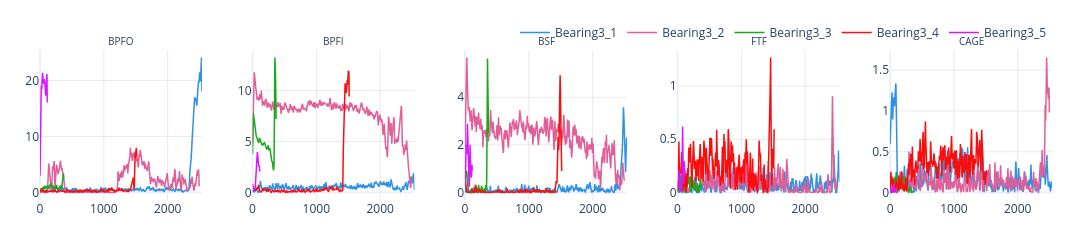

Notebook source saved alongside this figure:
### Code cell
vL, vU = [], []
conds = ['1','2','3'][:]

for cond in conds:
    brngs = [f'Bearing{cond}_1',f'Bearing{cond}_2',f'Bearing{cond}_3',f'Bearing{cond}_4',f'Bearing{cond}_5',]
    paths = [f'Dataset\DSIR4\{brng}.csv' for brng in brngs]
    Rs = [pd.read_csv(path).iloc[:,-6:-1] for path in paths]
    Rs = [moving_average_df(R,10) for R in Rs]
    Rs = [exponential_moving_average_df(R,0.3) for R in Rs]

    for R in Rs:
        vL.append(R.min().values)
        vU.append(R.max().values)


vL = pd.DataFrame(vL).min().values
vU = pd.DataFrame(vU).max().values
dfNorm = pd.DataFrame({'type':Rs[0].columns.values,'min':vL, 'max':vU})
PlotFramesPLY(Rs[-5:],names=brngs,cols_qtd=5)

### Figure 1 — Plotly figure (JSON) as saved in the notebook; plotly's stock layout.template omitted (floating-point values rounded to 4 significant figures; data arrays with more than 128 entries replaced by an {"elided": "..."} marker saying what was removed)
{"data": [{"legendgroup": "Bearing3_1", "line": {"color": "#2E91E5", "width": 1.5}, "mode": "lines", "name": "Bearing3_1", "showlegend": true, "type": "scatter", "x": {"elided": "2538 int values"}, "xaxis": "x", "y": {"elided": "2538 float values"}, "yaxis": "y"}, {"legendgroup": "Bearing3_2", "line": {"color": "#E15F99", "width": 1.5}, "mode": "lines", "name": "Bearing3_2", "showlegend": true, "type": "scatter", "x": {"elided": "2496 int values"}, "xaxis": "x", "y": {"elided": "2496 float values"}, "yaxis": "y"}, {"legendgroup": "Bearing3_3", "line": {"color": "#1CA71C", "width": 1.5}, "mode": "lines", "name": "Bearing3_3", "showlegend": true, "type": "scatter", "x": {"elided": "371 int values"}, "xaxis": "x", "y": {"elided": "371 float values"}, "yaxis": "y"}, {"legendgroup": "Bearing3_4", "line": {"color": "#FB0D0D", "width": 1.5}, "mode": "lines", "name": "Bearing3_4", "showlegend": true, "type": "scatter", "x": {"elided": "1515 int values"}, "xaxis": "x", "y": {"elided": "1515 float values"}, "yaxis": "y"}, {"legendgroup": "Bearing3_5", "line": {"color": "#DA16FF", "width": 1.5}, "mode": "lines", "name": "Bearing3_5", "showlegend": true, "type": "scatter", "x": [0, 1, 2, 3, 4, 5, 6, 7, 8, 9, 10, 11, 12, 13, 14, 15, 16, 17, 18, 19, 20, 21, 22, 23, 24, 25, 26, 27, 28, 29, 30, 31, 32, 33, 34, 35, 36, 37, 38, 39, 40, 41, 42, 43, 44, 45, 46, 47, 48, 49, 50, 51, 52, 53, 54, 55, 56, 57, 58, 59, 60, 61, 62, 63, 64, 65, 66, 67, 68, 69, 70, 71, 72, 73, 74, 75, 76, 77, 78, 79, 80, 81, 82, 83, 84, 85, 86, 87, 88, 89, 90, 91, 92, 93, 94, 95, 96, 97, 98, 99, 100, 101, 102, 103, 104, 105, 106, 107, 108, 109, 110, 111, 112, 113], "xaxis": "x", "y": [2.982, 3.226, 3.703, 4.391, 5.283, 6.363, 7.505, 8.671, 9.857, 11.06, 12.29, 13.52, 14.69, 15.76, 16.7, 17.49, 18.1, 18.56, 18.87, 19.04, 19.09, 19.04, 18.94, 18.81, 18.68, 18.56, 18.49, 18.49, 18.57, 18.74, 18.99, 19.3, 19.63, 19.95, 20.27, 20.58, 20.84, 21.06, 21.22, 21.32, 21.35, 21.32, 21.26, 21.16, 21.03, 20.87, 20.67, 20.44, 20.2, 19.97, 19.78, 19.63, 19.53, 19.45, 19.41, 19.42, 19.46, 19.55, 19.67, 19.8, 19.92, 20.01, 20.07, 20.11, 20.14, 20.17, 20.19, 20.21, 20.21, 20.19, 20.13, 20.05, 19.98, 19.91, 19.85, 19.8, 19.7, 19.55, 19.35, 19.13, 18.88, 18.64, 18.38, 18.13, 17.87, 17.64, 17.46, 17.36, 17.29, 17.26, 17.29, 17.34, 17.43, 17.57, 17.76, 17.99, 18.25, 18.54, 18.85, 19.2, 19.57, 19.95, 20.31, 20.62, 20.87, 21.05, 21.14, 21.17, 21.14, 21.05, 20.33, 19.18, 17.72, 16.05], "yaxis": "y"}, {"legendgroup": "Bearing3_1", "line": {"color": "#2E91E5", "width": 1.5}, "mode": "lines", "name": "Bearing3_1", "showlegend": false, "type": "scatter", "x": {"elided": "2538 int values"}, "xaxis": "x2", "y": {"elided": "2538 float values"}, "yaxis": "y2"}, {"legendgroup": "Bearing3_2", "line": {"color": "#E15F99", "width": 1.5}, "mode": "lines", "name": "Bearing3_2", "showlegend": false, "type": "scatter", "x": {"elided": "2496 int values"}, "xaxis": "x2", "y": {"elided": "2496 float values"}, "yaxis": "y2"}, {"legendgroup": "Bearing3_3", "line": {"color": "#1CA71C", "width": 1.5}, "mode": "lines", "name": "Bearing3_3", "showlegend": false, "type": "scatter", "x": {"elided": "371 int values"}, "xaxis": "x2", "y": {"elided": "371 float values"}, "yaxis": "y2"}, {"legendgroup": "Bearing3_4", "line": {"color": "#FB0D0D", "width": 1.5}, "mode": "lines", "name": "Bearing3_4", "showlegend": false, "type": "scatter", "x": {"elided": "1515 int values"}, "xaxis": "x2", "y": {"elided": "1515 float values"}, "yaxis": "y2"}, {"legendgroup": "Bearing3_5", "line": {"color": "#DA16FF", "width": 1.5}, "mode": "lines", "name": "Bearing3_5", "showlegend": false, "type": "scatter", "x": [0, 1, 2, 3, 4, 5, 6, 7, 8, 9, 10, 11, 12, 13, 14, 15, 16, 17, 18, 19, 20, 21, 22, 23, 24, 25, 26, 27, 28, 29, 30, 31, 32, 33, 34, 35, 36, 37, 38, 39, 40, 41, 42, 43, 44, 45, 46, 47, 48, 49, 50, 51, 52, 53, 54, 55, 56, 57, 58, 59, 60, 61, 62, 63, 64, 65, 66, 67, 68, 69, 70, 71, 72, 73, 74, 75, 76, 77, 78, 79, 80, 81, 82, 83, 84, 85, 86, 87, 88, 89, 90, 91, 92, 93, 94, 95, 96, 97, 98, 99, 100, 101, 102, 103, 104, 105, 106, 107, 108, 109, 110, 111, 112, 113], "xaxis": "x2", "y": [0.7061, 0.7226, 0.7444, 0.7699, 0.793, 0.8163, 0.7759, 0.7101, 0.6437, 0.5796, 0.5272, 0.4957, 0.4759, 0.4644, 0.4636, 0.456, 0.4436, 0.4205, 0.3898, 0.3636, 0.3331, 0.2996, 0.2733, 0.252, 0.2245, 0.2102, 0.2051, 0.2099, 0.2227, 0.233, 0.2377, 0.2409, 0.24, 0.2429, 0.2622, 0.2869, 0.3128, 0.3361, 0.3483, 0.3493, 0.3603, 0.39, 0.447, 0.5267, 0.6309, 0.7579, 0.9042, 1.075, 1.282, 1.517, 1.757, 1.989, 2.197, 2.363, 2.498, 2.594, 2.653, 2.674, 2.669, 2.644, 2.619, 2.594, 2.585, 2.606, 2.637, 2.692, 2.778, 2.893, 3.022, 3.168, 3.315, 3.467, 3.618, 3.753, 3.866, 3.942, 3.977, 3.965, 3.909, 3.812, 3.689, 3.536, 3.359, 3.17, 2.997, 2.853, 2.745, 2.684, 2.665, 2.67, 2.69, 2.716, 2.738, 2.754, 2.747, 2.72, 2.681, 2.632, 2.574, 2.534, 2.495, 2.463, 2.451, 2.451, 2.461, 2.491, 2.522, 2.546, 2.581, 2.604, 2.541, 2.417, 2.247, 2.054], "yaxis": "y2"}, {"legendgroup": "Bearing3_1", "line": {"color": "#2E91E5", "width": 1.5}, "mode": "lines", "name": "Bearing3_1", "showlegend": false, "type": "scatter", "x": {"elided": "2538 int values"}, "xaxis": "x3", "y": {"elided": "2538 float values"}, "yaxis": "y3"}, {"legendgroup": "Bearing3_2", "line": {"color": "#E15F99", "width": 1.5}, "mode": "lines", "name": "Bearing3_2", "showlegend": false, "type": "scatter", "x": {"elided": "2496 int values"}, "xaxis": "x3", "y": {"elided": "2496 float values"}, "yaxis": "y3"}, {"legendgroup": "Bearing3_3", "line": {"color": "#1CA71C", "width": 1.5}, "mode": "lines", "name": "Bearing3_3", "showlegend": false, "type": "scatter", "x": {"elided": "371 int values"}, "xaxis": "x3", "y": {"elided": "371 float values"}, "yaxis": "y3"}, {"legendgroup": "Bearing3_4", "line": {"color": "#FB0D0D", "width": 1.5}, "mode": "lines", "name": "Bearing3_4", "showlegend": false, "type": "scatter", "x": {"elided": "1515 int values"}, "xaxis": "x3", "y": {"elided": "1515 float values"}, "yaxis": "y3"}, {"legendgroup": "Bearing3_5", "line": {"color": "#DA16FF", "width": 1.5}, "mode": "lines", "name": "Bearing3_5", "showlegend": false, "type": "scatter", "x": [0, 1, 2, 3, 4, 5, 6, 7, 8, 9, 10, 11, 12, 13, 14, 15, 16, 17, 18, 19, 20, 21, 22, 23, 24, 25, 26, 27, 28, 29, 30, 31, 32, 33, 34, 35, 36, 37, 38, 39, 40, 41, 42, 43, 44, 45, 46, 47, 48, 49, 50, 51, 52, 53, 54, 55, 56, 57, 58, 59, 60, 61, 62, 63, 64, 65, 66, 67, 68, 69, 70, 71, 72, 73, 74, 75, 76, 77, 78, 79, 80, 81, 82, 83, 84, 85, 86, 87, 88, 89, 90, 91, 92, 93, 94, 95, 96, 97, 98, 99, 100, 101, 102, 103, 104, 105, 106, 107, 108, 109, 110, 111, 112, 113], "xaxis": "x3", "y": [0.1979, 0.1979, 0.2162, 0.2614, 0.34, 0.4591, 0.5805, 0.6983, 0.828, 0.9657, 1.112, 1.292, 1.492, 1.673, 1.831, 1.939, 1.994, 2.014, 2.003, 1.97, 1.938, 1.894, 1.833, 1.771, 1.702, 1.637, 1.605, 1.623, 1.695, 1.814, 1.956, 2.092, 2.219, 2.347, 2.476, 2.607, 2.733, 2.836, 2.879, 2.86, 2.792, 2.693, 2.559, 2.409, 2.247, 2.065, 1.867, 1.663, 1.477, 1.316, 1.174, 1.049, 0.9522, 0.8542, 0.7611, 0.6835, 0.6127, 0.5484, 0.4903, 0.4367, 0.3809, 0.3311, 0.2849, 0.2508, 0.2327, 0.2309, 0.2486, 0.2887, 0.3654, 0.4744, 0.6228, 0.8052, 1.007, 1.208, 1.407, 1.588, 1.745, 1.879, 1.968, 2.003, 1.992, 1.936, 1.834, 1.714, 1.572, 1.424, 1.266, 1.113, 0.9836, 0.8906, 0.8184, 0.7658, 0.7296, 0.695, 0.6609, 0.6335, 0.6262, 0.6358, 0.642, 0.6506, 0.6678, 0.6856, 0.7077, 0.7539, 0.8297, 0.9162, 1.004, 1.07, 1.13, 1.162, 1.141, 1.088, 1.021, 0.9342], "yaxis": "y3"}, {"legendgroup": "Bearing3_1", "line": {"color": "#2E91E5", "width": 1.5}, "mode": "lines", "name": "Bearing3_1", "showlegend": false, "type": "scatter", "x": {"elided": "2538 int values"}, "xaxis": "x4", "y": {"elided": "2538 float values"}, "yaxis": "y4"}, {"legendgroup": "Bearing3_2", "line": {"color": "#E15F99", "width": 1.5}, "mode": "lines", "name": "Bearing3_2", "showlegend": false, "type": "scatter", "x": {"elided": "2496 int values"}, "xaxis": "x4", "y": {"elided": "2496 float values"}, "yaxis": "y4"}, {"legendgroup": "Bearing3_3", "line": {"color": "#1CA71C", "width": 1.5}, "mode": "lines", "name": "Bearing3_3", "showlegend": false, "type": "scatter", "x": {"elided": "371 int values"}, "xaxis": "x4", "y": {"elided": "371 float values"}, "yaxis": "y4"}, {"legendgroup": "Bearing3_4", "line": {"color": "#FB0D0D", "width": 1.5}, "mode": "lines", "name": "Bearing3_4", "showlegend": false, "type": "scatter", "x": {"elided": "1515 int values"}, "xaxis": "x4", "y": {"elided": "1515 float values"}, "yaxis": "y4"}, {"legendgroup": "Bearing3_5", "line": {"color": "#DA16FF", "width": 1.5}, "mode": "lines", "name": "Bearing3_5", "showlegend": false, "type": "scatter", "x": [0, 1, 2, 3, 4, 5, 6, 7, 8, 9, 10, 11, 12, 13, 14, 15, 16, 17, 18, 19, 20, 21, 22, 23, 24, 25, 26, 27, 28, 29, 30, 31, 32, 33, 34, 35, 36, 37, 38, 39, 40, 41, 42, 43, 44, 45, 46, 47, 48, 49, 50, 51, 52, 53, 54, 55, 56, 57, 58, 59, 60, 61, 62, 63, 64, 65, 66, 67, 68, 69, 70, 71, 72, 73, 74, 75, 76, 77, 78, 79, 80, 81, 82, 83, 84, 85, 86, 87, 88, 89, 90, 91, 92, 93, 94, 95, 96, 97, 98, 99, 100, 101, 102, 103, 104, 105, 106, 107, 108, 109, 110, 111, 112, 113], "xaxis": "x4", "y": [0.0, 0.003427, 0.01245, 0.02538, 0.04105, 0.05864, 0.07415, 0.085, 0.0926, 0.09792, 0.1016, 0.1008, 0.09363, 0.08197, 0.07169, 0.06237, 0.0648, 0.08052, 0.1055, 0.1326, 0.161, 0.1828, 0.198, 0.2087, 0.2116, 0.2092, 0.1954, 0.1717, 0.1411, 0.1101, 0.07898, 0.05528, 0.04126, 0.03401, 0.0315, 0.03327, 0.03803, 0.04233, 0.04629, 0.05003, 0.05265, 0.05448, 0.0532, 0.04973, 0.04475, 0.03773, 0.02929, 0.02242, 0.01666, 0.01166, 0.008162, 0.005714, 0.004, 0.0028, 0.00196, 0.001372, 0.0009603, 0.0006722, 0.0004705, 0.0003294, 0.003119, 0.007961, 0.01424, 0.02152, 0.02951, 0.0351, 0.03901, 0.04546, 0.05367, 0.07149, 0.1097, 0.1622, 0.2211, 0.2965, 0.3773, 0.4482, 0.5121, 0.5675, 0.605, 0.6197, 0.6017, 0.5609, 0.5126, 0.4463, 0.3738, 0.3134, 0.2615, 0.2109, 0.173, 0.146, 0.1267, 0.1128, 0.1022, 0.09444, 0.08864, 0.0842, 0.08073, 0.08663, 0.09909, 0.1161, 0.1364, 0.17, 0.2002, 0.228, 0.2541, 0.2791, 0.2922, 0.2931, 0.2854, 0.2716, 0.2537, 0.2217, 0.1883, 0.1539], "yaxis": "y4"}, {"legendgroup": "Bearing3_1", "line": {"color": "#2E91E5", "width": 1.5}, "mode": "lines", "name": "Bearing3_1", "showlegend": false, "type": "scatter", "x": {"elided": "2538 int values"}, "xaxis": "x5", "y": {"elided": "2538 float values"}, "yaxis": "y5"}, {"legendgroup": "Bearing3_2", "line": {"color": "#E15F99", "width": 1.5}, "mode": "lines", "name": "Bearing3_2", "showlegend": false, "type": "scatter", "x": {"elided": "2496 int values"}, "xaxis": "x5", "y": {"elided": "2496 float values"}, "yaxis": "y5"}, {"legendgroup": "Bearing3_3", "line": {"color": "#1CA71C", "width": 1.5}, "mode": "lines", "name": "Bearing3_3", "showlegend": false, "type": "scatter", "x": {"elided": "371 int values"}, "xaxis": "x5", "y": {"elided": "371 float values"}, "yaxis": "y5"}, {"legendgroup": "Bearing3_4", "line": {"color": "#FB0D0D", "width": 1.5}, "mode": "lines", "name": "Bearing3_4", "showlegend": false, "type": "scatter", "x": {"elided": "1515 int values"}, "xaxis": "x5", "y": {"elided": "1515 float values"}, "yaxis": "y5"}, {"legendgroup": "Bearing3_5", "line": {"color": "#DA16FF", "width": 1.5}, "mode": "lines", "name": "Bearing3_5", "showlegend": false, "type": "scatter", "x": [0, 1, 2, 3, 4, 5, 6, 7, 8, 9, 10, 11, 12, 13, 14, 15, 16, 17, 18, 19, 20, 21, 22, 23, 24, 25, 26, 27, 28, 29, 30, 31, 32, 33, 34, 35, 36, 37, 38, 39, 40, 41, 42, 43, 44, 45, 46, 47, 48, 49, 50, 51, 52, 53, 54, 55, 56, 57, 58, 59, 60, 61, 62, 63, 64, 65, 66, 67, 68, 69, 70, 71, 72, 73, 74, 75, 76, 77, 78, 79, 80, 81, 82, 83, 84, 85, 86, 87, 88, 89, 90, 91, 92, 93, 94, 95, 96, 97, 98, 99, 100, 101, 102, 103, 104, 105, 106, 107, 108, 109, 110, 111, 112, 113], "xaxis": "x5", "y": [0.0, 0.0, 0.0, 0.0, 0.0, 0.0, 0.004078, 0.01101, 0.01994, 0.03027, 0.04158, 0.04949, 0.05503, 0.05891, 0.06163, 0.06353, 0.06078, 0.05478, 0.0465, 0.03663, 0.02564, 0.01795, 0.01256, 0.008794, 0.006156, 0.004309, 0.003017, 0.002112, 0.001478, 0.001035, 0.0007243, 0.000507, 0.0003549, 0.0002484, 0.0001739, 0.0001217, 8.521e-05, 5.965e-05, 0.001676, 0.006076, 0.01242, 0.02014, 0.0288, 0.0365, 0.04189, 0.04567, 0.04831, 0.05016, 0.04982, 0.04631, 0.04692, 0.05041, 0.05591, 0.06446, 0.07678, 0.0854, 0.09144, 0.09566, 0.09862, 0.1007, 0.09581, 0.08606, 0.0729, 0.05736, 0.04015, 0.02811, 0.01968, 0.01377, 0.009641, 0.006749, 0.004724, 0.003307, 0.002315, 0.00162, 0.001134, 0.000794, 0.00356, 0.008499, 0.01496, 0.02249, 0.03076, 0.03655, 0.0406, 0.04344, 0.04543, 0.04682, 0.04479, 0.04036, 0.03426, 0.02699, 0.01889, 0.01322, 0.009256, 0.006479, 0.004536, 0.003175, 0.002222, 0.001556, 0.001089, 0.0007623, 0.0005336, 0.0003735, 0.0002615, 0.000183, 0.0001281, 0.0007186, 0.001761, 0.003119, 0.004699, 0.006434, 0.007648, 0.008499, 0.009094, 0.00951], "yaxis": "y5"}], "layout": {"annotations": [{"font": {"size": 10}, "showarrow": false, "text": "BPFO", "x": 0.08, "xanchor": "center", "xref": "paper", "y": 1, "yanchor": "bottom", "yref": "paper"}, {"font": {"size": 10}, "showarrow": false, "text": "BPFI", "x": 0.29, "xanchor": "center", "xref": "paper", "y": 1, "yanchor": "bottom", "yref": "paper"}, {"font": {"size": 10}, "showarrow": false, "text": "BSF", "x": 0.5, "xanchor": "center", "xref": "paper", "y": 1, "yanchor": "bottom", "yref": "paper"}, {"font": {"size": 10}, "showarrow": false, "text": "FTF", "x": 0.71, "xanchor": "center", "xref": "paper", "y": 1, "yanchor": "bottom", "yref": "paper"}, {"font": {"size": 10}, "showarrow": false, "text": "CAGE", "x": 0.92, "xanchor": "center", "xref": "paper", "y": 1, "yanchor": "bottom", "yref": "paper"}], "height": 200, "legend": {"orientation": "h", "x": 1, "xanchor": "right", "y": 1.02, "yanchor": "bottom"}, "margin": {"b": 40, "l": 40, "r": 40, "t": 50}, "width": 1100, "xaxis": {"anchor": "y", "domain": [0, 0.16], "gridcolor": "LightGray", "gridwidth": 0.5, "showgrid": true}, "xaxis2": {"anchor": "y2", "domain": [0.21, 0.37], "gridcolor": "LightGray", "gridwidth": 0.5, "showgrid": true}, "xaxis3": {"anchor": "y3", "domain": [0.42, 0.58], "gridcolor": "LightGray", "gridwidth": 0.5, "showgrid": true}, "xaxis4": {"anchor": "y4", "domain": [0.63, 0.79], "gridcolor": "LightGray", "gridwidth": 0.5, "showgrid": true}, "xaxis5": {"anchor": "y5", "domain": [0.84, 1], "gridcolor": "LightGray", "gridwidth": 0.5, "showgrid": true}, "yaxis": {"anchor": "x", "domain": [0, 1], "gridcolor": "LightGray", "gridwidth": 0.5, "showgrid": true}, "yaxis2": {"anchor": "x2", "domain": [0, 1], "gridcolor": "LightGray", "gridwidth": 0.5, "showgrid": true}, "yaxis3": {"anchor": "x3", "domain": [0, 1], "gridcolor": "LightGray", "gridwidth": 0.5, "showgrid": true}, "yaxis4": {"anchor": "x4", "domain": [0, 1], "gridcolor": "LightGray", "gridwidth": 0.5, "showgrid": true}, "yaxis5": {"anchor": "x5", "domain": [0, 1], "gridcolor": "LightGray", "gridwidth": 0.5, "showgrid": true}}}
